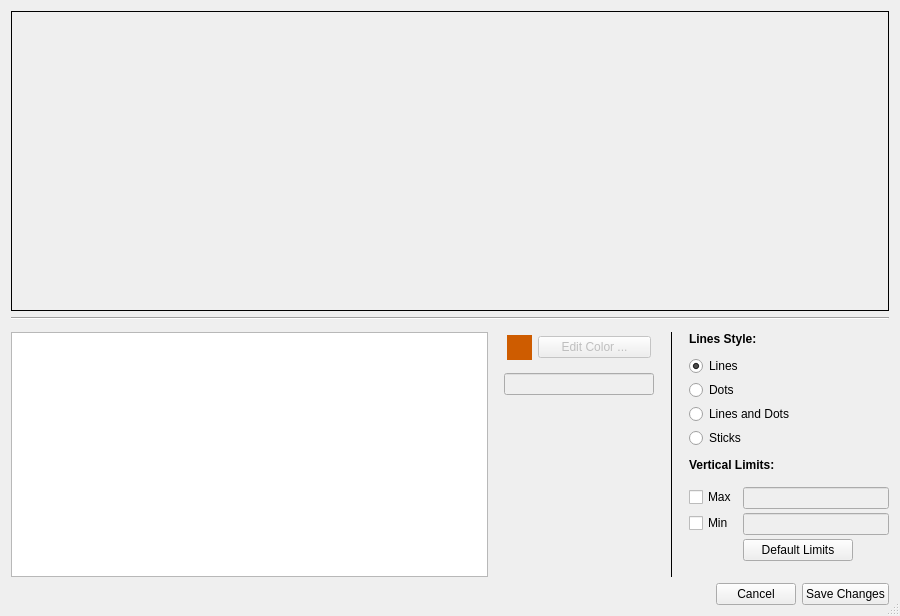
<?xml version="1.0" encoding="UTF-8"?>
<ui version="4.0">
 <class>PlotWidgetEditor</class>
 <widget class="QDialog" name="PlotWidgetEditor">
  <property name="geometry">
   <rect>
    <x>0</x>
    <y>0</y>
    <width>900</width>
    <height>616</height>
   </rect>
  </property>
  <property name="minimumSize">
   <size>
    <width>900</width>
    <height>0</height>
   </size>
  </property>
  <property name="maximumSize">
   <size>
    <width>16777215</width>
    <height>16777215</height>
   </size>
  </property>
  <property name="windowTitle">
   <string>Edit the Plot Area</string>
  </property>
  <property name="sizeGripEnabled">
   <bool>true</bool>
  </property>
  <property name="modal">
   <bool>false</bool>
  </property>
  <layout class="QVBoxLayout" name="verticalLayout_2">
   <item>
    <widget class="QFrame" name="framePlotPreview">
     <property name="minimumSize">
      <size>
       <width>800</width>
       <height>300</height>
      </size>
     </property>
     <property name="frameShape">
      <enum>QFrame::Box</enum>
     </property>
    </widget>
   </item>
   <item>
    <widget class="Line" name="line">
     <property name="orientation">
      <enum>Qt::Horizontal</enum>
     </property>
    </widget>
   </item>
   <item>
    <widget class="QWidget" name="widgetBottom" native="true">
     <property name="minimumSize">
      <size>
       <width>0</width>
       <height>250</height>
      </size>
     </property>
     <property name="maximumSize">
      <size>
       <width>16777215</width>
       <height>16777215</height>
      </size>
     </property>
     <layout class="QHBoxLayout" name="horizontalLayout" stretch="2,0,0,0">
      <property name="spacing">
       <number>16</number>
      </property>
      <property name="leftMargin">
       <number>0</number>
      </property>
      <property name="topMargin">
       <number>6</number>
      </property>
      <property name="rightMargin">
       <number>0</number>
      </property>
      <property name="bottomMargin">
       <number>0</number>
      </property>
      <item>
       <widget class="QWidget" name="widgetNames" native="true">
        <property name="minimumSize">
         <size>
          <width>300</width>
          <height>0</height>
         </size>
        </property>
        <layout class="QVBoxLayout" name="verticalLayout_3">
         <property name="spacing">
          <number>0</number>
         </property>
         <property name="leftMargin">
          <number>0</number>
         </property>
         <property name="topMargin">
          <number>0</number>
         </property>
         <property name="rightMargin">
          <number>0</number>
         </property>
         <property name="bottomMargin">
          <number>0</number>
         </property>
         <item>
          <widget class="QListWidget" name="listWidget">
           <property name="sizePolicy">
            <sizepolicy hsizetype="Expanding" vsizetype="Minimum">
             <horstretch>0</horstretch>
             <verstretch>0</verstretch>
            </sizepolicy>
           </property>
           <property name="minimumSize">
            <size>
             <width>300</width>
             <height>0</height>
            </size>
           </property>
           <property name="maximumSize">
            <size>
             <width>16777215</width>
             <height>16777215</height>
            </size>
           </property>
           <property name="focusPolicy">
            <enum>Qt::ClickFocus</enum>
           </property>
           <property name="editTriggers">
            <set>QAbstractItemView::NoEditTriggers</set>
           </property>
           <property name="selectionMode">
            <enum>QAbstractItemView::SingleSelection</enum>
           </property>
           <property name="selectionBehavior">
            <enum>QAbstractItemView::SelectRows</enum>
           </property>
          </widget>
         </item>
        </layout>
       </widget>
      </item>
      <item>
       <widget class="QWidget" name="widgetColor" native="true">
        <property name="enabled">
         <bool>false</bool>
        </property>
        <property name="minimumSize">
         <size>
          <width>150</width>
          <height>250</height>
         </size>
        </property>
        <property name="maximumSize">
         <size>
          <width>150</width>
          <height>16777215</height>
         </size>
        </property>
        <layout class="QVBoxLayout" name="verticalLayout_6">
         <property name="spacing">
          <number>10</number>
         </property>
         <property name="leftMargin">
          <number>0</number>
         </property>
         <property name="topMargin">
          <number>0</number>
         </property>
         <property name="rightMargin">
          <number>0</number>
         </property>
         <property name="bottomMargin">
          <number>0</number>
         </property>
         <item>
          <widget class="QFrame" name="frame">
           <property name="frameShape">
            <enum>QFrame::NoFrame</enum>
           </property>
           <property name="frameShadow">
            <enum>QFrame::Raised</enum>
           </property>
           <property name="lineWidth">
            <number>0</number>
           </property>
           <layout class="QHBoxLayout" name="horizontalLayout_4">
            <property name="leftMargin">
             <number>3</number>
            </property>
            <property name="topMargin">
             <number>3</number>
            </property>
            <property name="rightMargin">
             <number>3</number>
            </property>
            <property name="bottomMargin">
             <number>3</number>
            </property>
            <item>
             <widget class="QWidget" name="colorPreviewWidget" native="true">
              <property name="enabled">
               <bool>false</bool>
              </property>
              <property name="minimumSize">
               <size>
                <width>25</width>
                <height>25</height>
               </size>
              </property>
              <property name="maximumSize">
               <size>
                <width>25</width>
                <height>25</height>
               </size>
              </property>
              <property name="styleSheet">
               <string notr="true">background-color: rgb(206, 92, 0);</string>
              </property>
             </widget>
            </item>
            <item>
             <widget class="QPushButton" name="editColorButton">
              <property name="text">
               <string>Edit Color ...</string>
              </property>
             </widget>
            </item>
           </layout>
          </widget>
         </item>
         <item>
          <widget class="QLineEdit" name="editColorText">
           <property name="focusPolicy">
            <enum>Qt::ClickFocus</enum>
           </property>
          </widget>
         </item>
         <item>
          <spacer name="verticalSpacer_2">
           <property name="orientation">
            <enum>Qt::Vertical</enum>
           </property>
           <property name="sizeHint" stdset="0">
            <size>
             <width>20</width>
             <height>40</height>
            </size>
           </property>
          </spacer>
         </item>
        </layout>
       </widget>
      </item>
      <item>
       <widget class="Line" name="line_2">
        <property name="frameShadow">
         <enum>QFrame::Plain</enum>
        </property>
        <property name="orientation">
         <enum>Qt::Vertical</enum>
        </property>
       </widget>
      </item>
      <item>
       <widget class="QWidget" name="widgetMore" native="true">
        <property name="enabled">
         <bool>true</bool>
        </property>
        <property name="minimumSize">
         <size>
          <width>200</width>
          <height>250</height>
         </size>
        </property>
        <property name="maximumSize">
         <size>
          <width>200</width>
          <height>16777215</height>
         </size>
        </property>
        <layout class="QVBoxLayout" name="verticalLayout_4">
         <property name="spacing">
          <number>10</number>
         </property>
         <property name="leftMargin">
          <number>0</number>
         </property>
         <property name="topMargin">
          <number>0</number>
         </property>
         <property name="rightMargin">
          <number>0</number>
         </property>
         <property name="bottomMargin">
          <number>0</number>
         </property>
         <item>
          <widget class="QLabel" name="label">
           <property name="font">
            <font>
             <weight>75</weight>
             <bold>true</bold>
            </font>
           </property>
           <property name="text">
            <string>Lines Style:</string>
           </property>
          </widget>
         </item>
         <item>
          <widget class="QFrame" name="frameStyle">
           <property name="minimumSize">
            <size>
             <width>200</width>
             <height>0</height>
            </size>
           </property>
           <property name="maximumSize">
            <size>
             <width>400</width>
             <height>200</height>
            </size>
           </property>
           <layout class="QVBoxLayout" name="verticalLayout_5">
            <property name="spacing">
             <number>4</number>
            </property>
            <property name="leftMargin">
             <number>0</number>
            </property>
            <property name="topMargin">
             <number>0</number>
            </property>
            <property name="rightMargin">
             <number>0</number>
            </property>
            <property name="bottomMargin">
             <number>0</number>
            </property>
            <item>
             <widget class="QRadioButton" name="radioLines">
              <property name="focusPolicy">
               <enum>Qt::NoFocus</enum>
              </property>
              <property name="text">
               <string>Lines</string>
              </property>
              <property name="checked">
               <bool>true</bool>
              </property>
             </widget>
            </item>
            <item>
             <widget class="QRadioButton" name="radioPoints">
              <property name="focusPolicy">
               <enum>Qt::NoFocus</enum>
              </property>
              <property name="text">
               <string>Dots</string>
              </property>
             </widget>
            </item>
            <item>
             <widget class="QRadioButton" name="radioBoth">
              <property name="focusPolicy">
               <enum>Qt::NoFocus</enum>
              </property>
              <property name="text">
               <string>Lines and Dots</string>
              </property>
             </widget>
            </item>
            <item>
             <widget class="QRadioButton" name="radioSticks">
              <property name="text">
               <string>Sticks</string>
              </property>
             </widget>
            </item>
           </layout>
          </widget>
         </item>
         <item>
          <widget class="QLabel" name="label_2">
           <property name="font">
            <font>
             <weight>75</weight>
             <bold>true</bold>
            </font>
           </property>
           <property name="text">
            <string>Vertical Limits:</string>
           </property>
          </widget>
         </item>
         <item>
          <widget class="QFrame" name="frameLimits">
           <property name="minimumSize">
            <size>
             <width>200</width>
             <height>0</height>
            </size>
           </property>
           <property name="maximumSize">
            <size>
             <width>16777215</width>
             <height>200</height>
            </size>
           </property>
           <layout class="QFormLayout" name="formLayout">
            <property name="horizontalSpacing">
             <number>6</number>
            </property>
            <property name="verticalSpacing">
             <number>4</number>
            </property>
            <property name="leftMargin">
             <number>0</number>
            </property>
            <property name="topMargin">
             <number>5</number>
            </property>
            <property name="rightMargin">
             <number>0</number>
            </property>
            <property name="bottomMargin">
             <number>5</number>
            </property>
            <item row="1" column="0">
             <widget class="QCheckBox" name="checkBoxMax">
              <property name="focusPolicy">
               <enum>Qt::NoFocus</enum>
              </property>
              <property name="text">
               <string>Max</string>
              </property>
             </widget>
            </item>
            <item row="1" column="1">
             <widget class="QLineEdit" name="lineLimitMax">
              <property name="enabled">
               <bool>false</bool>
              </property>
              <property name="focusPolicy">
               <enum>Qt::ClickFocus</enum>
              </property>
             </widget>
            </item>
            <item row="2" column="0">
             <widget class="QCheckBox" name="checkBoxMin">
              <property name="focusPolicy">
               <enum>Qt::NoFocus</enum>
              </property>
              <property name="text">
               <string>Min</string>
              </property>
             </widget>
            </item>
            <item row="2" column="1">
             <widget class="QLineEdit" name="lineLimitMin">
              <property name="enabled">
               <bool>false</bool>
              </property>
              <property name="focusPolicy">
               <enum>Qt::ClickFocus</enum>
              </property>
             </widget>
            </item>
            <item row="3" column="1">
             <layout class="QHBoxLayout" name="horizontalLayout_2">
              <property name="topMargin">
               <number>0</number>
              </property>
              <item>
               <widget class="QPushButton" name="pushButtonReset">
                <property name="minimumSize">
                 <size>
                  <width>110</width>
                  <height>0</height>
                 </size>
                </property>
                <property name="maximumSize">
                 <size>
                  <width>110</width>
                  <height>16777215</height>
                 </size>
                </property>
                <property name="focusPolicy">
                 <enum>Qt::NoFocus</enum>
                </property>
                <property name="layoutDirection">
                 <enum>Qt::LeftToRight</enum>
                </property>
                <property name="text">
                 <string>Default Limits</string>
                </property>
                <property name="flat">
                 <bool>false</bool>
                </property>
               </widget>
              </item>
             </layout>
            </item>
           </layout>
          </widget>
         </item>
         <item>
          <spacer name="verticalSpacer">
           <property name="orientation">
            <enum>Qt::Vertical</enum>
           </property>
           <property name="sizeHint" stdset="0">
            <size>
             <width>20</width>
             <height>40</height>
            </size>
           </property>
          </spacer>
         </item>
        </layout>
       </widget>
      </item>
     </layout>
    </widget>
   </item>
   <item>
    <layout class="QHBoxLayout" name="horizontalLayout_3">
     <property name="topMargin">
      <number>0</number>
     </property>
     <item>
      <spacer name="horizontalSpacer">
       <property name="orientation">
        <enum>Qt::Horizontal</enum>
       </property>
       <property name="sizeHint" stdset="0">
        <size>
         <width>40</width>
         <height>20</height>
        </size>
       </property>
      </spacer>
     </item>
     <item>
      <widget class="QPushButton" name="pushButtonCancel">
       <property name="focusPolicy">
        <enum>Qt::NoFocus</enum>
       </property>
       <property name="text">
        <string>Cancel</string>
       </property>
      </widget>
     </item>
     <item>
      <widget class="QPushButton" name="pushButtonSave">
       <property name="focusPolicy">
        <enum>Qt::NoFocus</enum>
       </property>
       <property name="text">
        <string>Save Changes</string>
       </property>
      </widget>
     </item>
    </layout>
   </item>
  </layout>
 </widget>
 <resources/>
 <connections/>
</ui>
